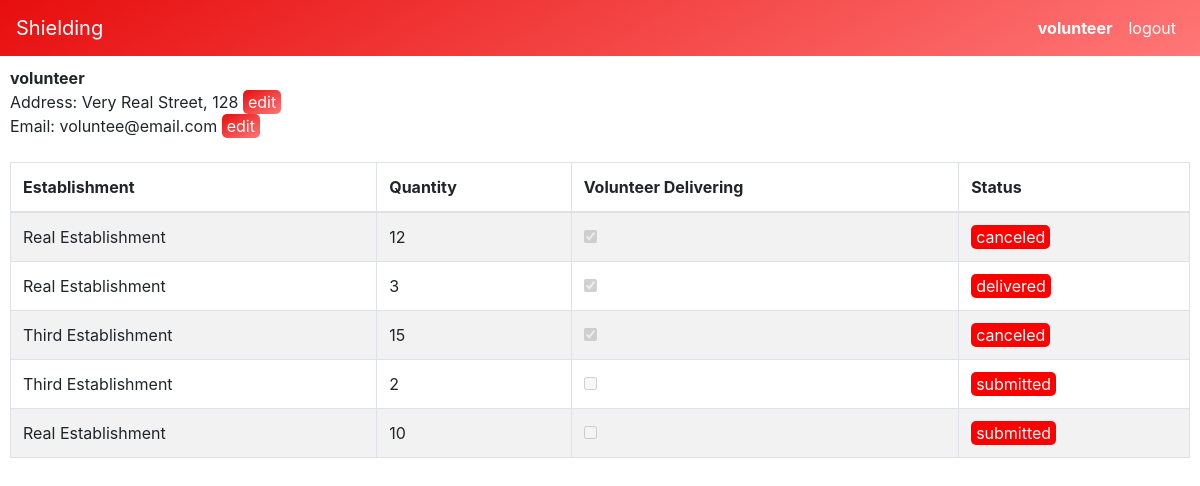
The page /volunteer/profile (signed in) on the database as committed earlier.
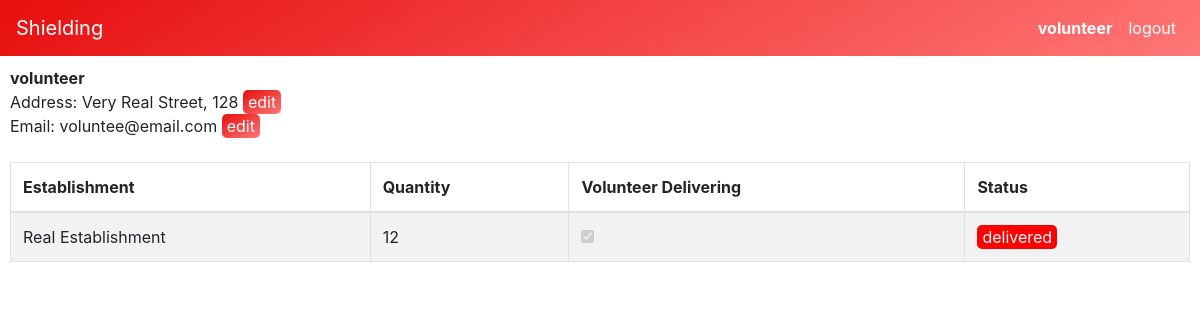
The same page on the database as committed later.
### website/models.py (models this page shows, shortened)
class User(AbstractUser):
    def serialize(self):
        return {
            "id": self.id,
            "username": self.username,
            "email": self.email
        }

class Volunteer(models.Model):
    user = models.OneToOneField(User, on_delete=models.CASCADE, related_name="volunteer")
    address = models.CharField(max_length=80, blank=True)

class Donation(models.Model):
    STATUS = (
        ('S', 'submitted'),
        ('D', 'delivered'),
        ('C', 'canceled'),
    )
    volunteer = models.ForeignKey(Volunteer, on_delete=models.CASCADE, related_name="donations")
    establishment = models.ForeignKey(Establishment, on_delete=models.CASCADE, related_name="donations")
    quantity = models.PositiveIntegerField()
    volunteer_delivering = models.BooleanField()
    status = models.CharField(max_length=1, null=False, choices=STATUS, default='S')
    submission_time = models.DateTimeField(auto_now_add=True)
    estimated_time = models.DateTimeField()
    delivered_time = models.DateTimeField(null=True)

class Establishment(models.Model):
    user = models.OneToOneField(User, on_delete=models.CASCADE, related_name="establishment")
    name = models.CharField(max_length=60)
    address = models.CharField(max_length=80)
    need = models.PositiveIntegerField() #ammount of face shields needed
    image_url = models.URLField(blank=True)

### website/views.py (the view)
# urls.py: path("volunteer/profile", views.volunteer_profile, name="volunteer_profile"),
@login_required
def volunteer_profile(request):
    volunteer = Volunteer.objects.get(user=User.objects.get(pk=request.user.id))
    donations = Donation.objects.filter(volunteer=volunteer)
    return render(request, "volunteer/profile.html", {
        "volunteer": volunteer,
        "donations": donations
    })

### website/templates/volunteer/profile.html (shortened to what this page needs)
{% extends "layout.html" %}
{% load static %}
{% block additional_head %}
    <link href="{% static 'website/volunteer/profile.css' %}" rel="stylesheet">
{% endblock %}
{% block body %}
    <div class="column">
        <strong>{{ volunteer.user.username }}</strong><br>
        <span>Address: <span id="address">{{ volunteer.address }}</span></span> <a id="edit-address" class="edit">edit</a><br>
        <span>Email: <span id="email">{{ volunteer.user.email }}</span></span> <a id="edit-email" class="edit">edit</a><br><br>
    </div>
    {% if donations %}
        <table class="table table-responsive-sm table-striped table-bordered">
            <thead>
              <tr>
                <th scope="col">Establishment</th>
                <th scope="col">Quantity</th>
                <th scope="col">Volunteer Delivering</th>
                <th scope="col">Status</th>
              </tr>
            </thead>
            <tbody>
                {% for donation in donations %}
                    <tr onclick="displayDonation('{{ donation.id }}', true)">
                        <td>{{ donation.establishment.name }}</td>
                        <td>{{ donation.quantity }}</td>
                        {% if donation.volunteer_delivering %}
                            <td><input type="checkbox" checked disabled></td>
                        {% else %}
                            <td><input type="checkbox" disabled></td>
                        {% endif %}
                        <td><span class="status">{{ donation.get_status_display }}</span></td>
                    </tr>
                {% endfor %}
            </tbody>
        </table>
    {% else %}
        <p>No donations yet</p>
    {% endif %}
{% endblock %}

### website/templates/layout.html (shortened to what this page needs)
{% load static %}
<!DOCTYPE html>
<html lang="en">
    <head>
        <link rel="stylesheet" href="https://stackpath.bootstrapcdn.com/bootstrap/4.3.1/css/bootstrap.min.css">
        <link href="{% static 'website/styles.css' %}" rel="stylesheet">
        <link href="//db.onlinewebfonts.com/c/2360fe87d82d652ed8c9f1b03f26306e?family=Phenomena" rel="stylesheet" type="text/css"/>
        {% block additional_head %}{% endblock %}
    </head>
    <body>
        <nav class="navbar navbar-light navbar-expand-lg navbar-default navbar-static-top justify-content-end ignore-padding">
            <a class="navbar-brand" href="{% url 'index' %}">Shielding</a>
            <div id="navbarSupportedContent" class="collapse navbar-collapse flex-grow-0">
                <ul class="navbar-nav text-right">
                    {% if user.is_authenticated %}
                        <li class="nav-item">
                            <a class="nav-link" href="{% url 'volunteer_profile' %}"><strong>{{ user.username }}</strong></a>
                        </li>
                        <li class="nav-item">
                            <a class="nav-link" href="{% url 'logout' %}">logout</a>
                        </li>
                    {% else %}
                        <li class="nav-item">
                            <a class="nav-link" href="{% url 'login' %}">login</a>
                        </li>
                    {% endif %}
                </ul>
            </div>
        </nav>
        <div class="body">
            {% block body %}
            {% endblock %}
        </div>
    </body>
</html>

### website/static/website/styles.css (style rules this page uses)
body { background: rgb(231,14,14); background: -moz-linear-gradient(149deg, rgba(231,14,14,1) 0%, rgba(255,194,194,1) 100%); background: -webkit-linear-gradient(149deg, rgba(231,14,14,1) 0%, rgba(255,194,194,1) 100%); background: linear-gradient(149deg, rgba(231,14,14,1) 0%, rgba(255,194,194,1) 100%); filter: progid:DXImageTransform.Microsoft.gradient(startColorstr="#e70e0e",endColorstr="#ffc2c2",GradientType=1); background-repeat: no-repeat; background-attachment: fixed; }
.body { position: relative; }
.nav-link, .navbar-brand { color: white !important; }
.edit, .status { padding-top: 2px; padding-bottom: 2px; padding-right: 5px; padding-left: 5px; color: white !important; border-radius: 5px; -webkit-touch-callout: none; -webkit-user-select: none; -khtml-user-select: none; -moz-user-select: none; -ms-user-select: none; user-select: none; }
.edit { background: linear-gradient(149deg, rgba(231,14,14,1) 0%, rgb(255, 119, 119) 100%); }

### website/static/website/volunteer/profile.css (style rules this page uses)
body { background: white; padding-left: 10px; padding-right: 10px; }
.navbar { background: linear-gradient(149deg, rgba(231,14,14,1) 0%, rgb(255, 119, 119) 100%); margin-bottom: 10px; margin-left: -10px; margin-right:-10px; }

Rows that differ between the two databases and show on the page:
removed Donation: establishment.name "Real Establishment", quantity "12", status "canceled"
removed Donation: establishment.name "Real Establishment", quantity "3", status "delivered"
removed Donation: establishment.name "Third Establishment", quantity "15", status "canceled"
removed Donation: establishment.name "Third Establishment", quantity "2", status "submitted"
removed Donation: establishment.name "Real Establishment", quantity "10", status "submitted"
added Donation: establishment.name "Real Establishment", quantity "12", status "delivered"
